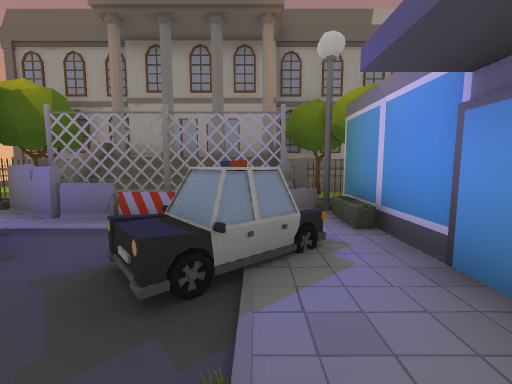
view 1 (above)

24 first-person views from a walk through a scene from a Unity 3-D project. The camera is 1.5 m above the floor, tilts 6° down and sees 90° across. The floor is counted in squares, 2 m on a side. Each view is taken from the middle of a square. On the plan, view 1 faces up. The plan holds only what a view shows up to about 9 squares ahead; the rest is blank. The place goes on beyond the plan. The player character is not drawn. Some surface patterns are stand-ins.

view 2
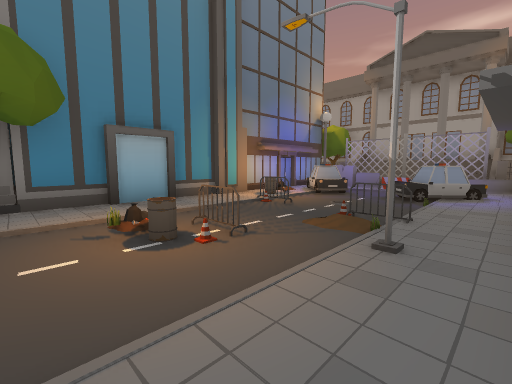

view 3
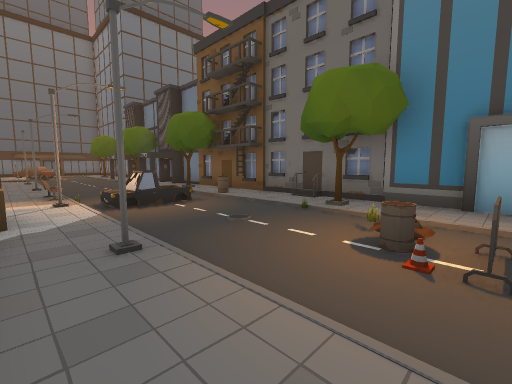

view 4
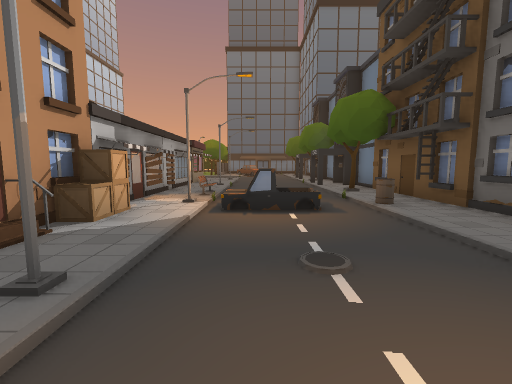

view 5
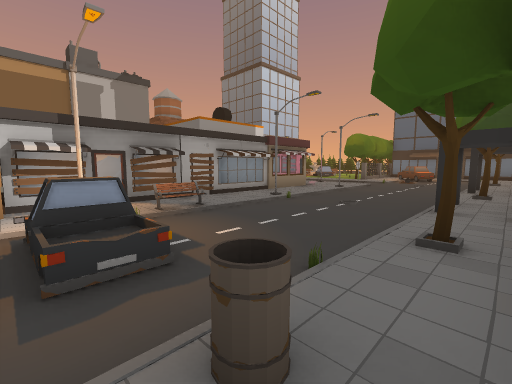

view 6
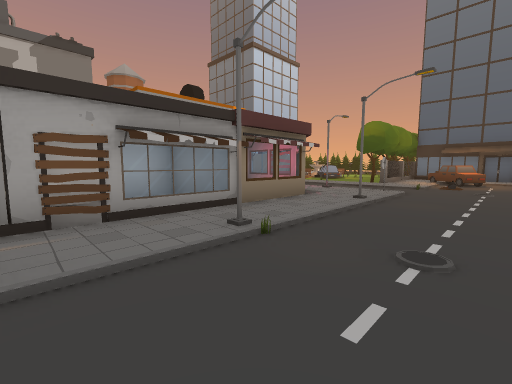

view 7
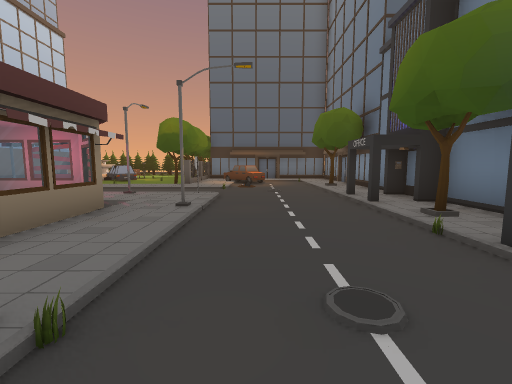

view 8
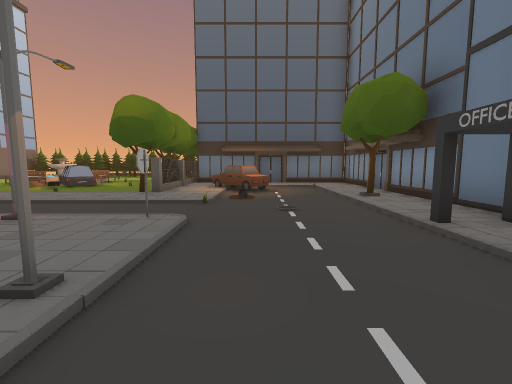

view 9
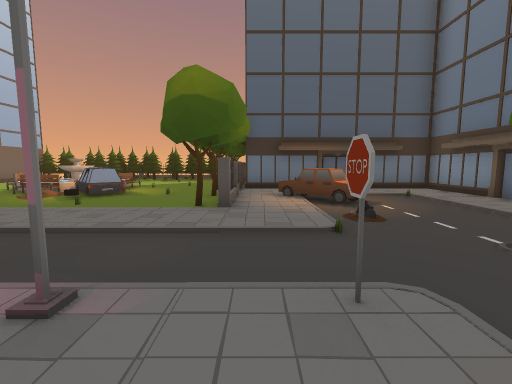

view 10
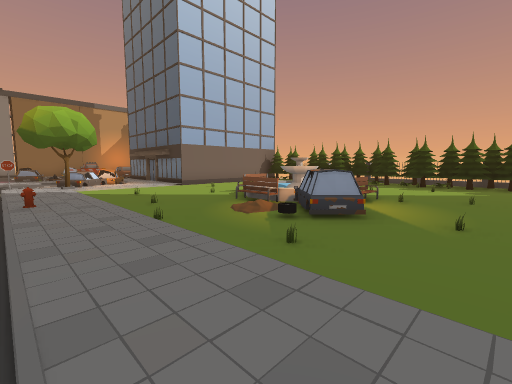

view 11
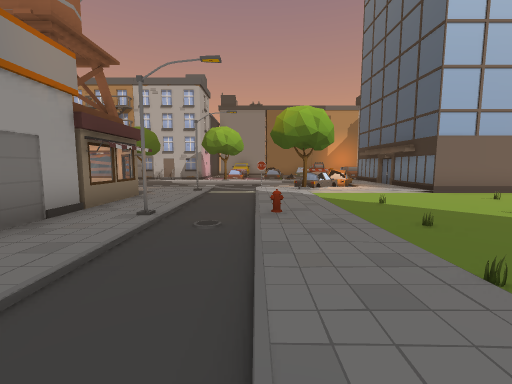

view 12
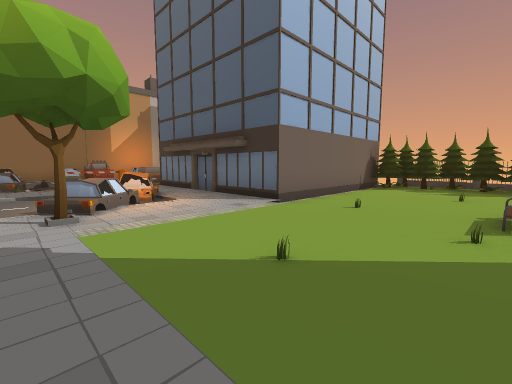

view 13
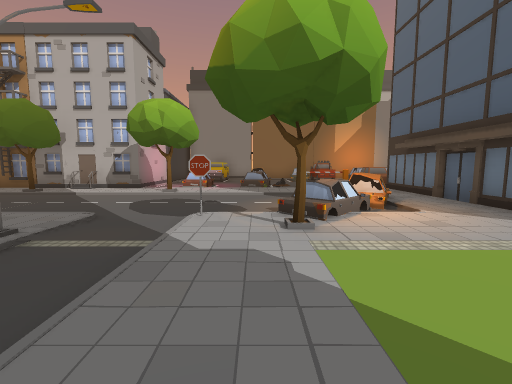

view 14
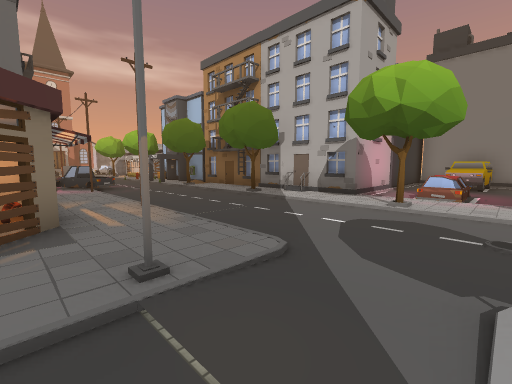

view 15
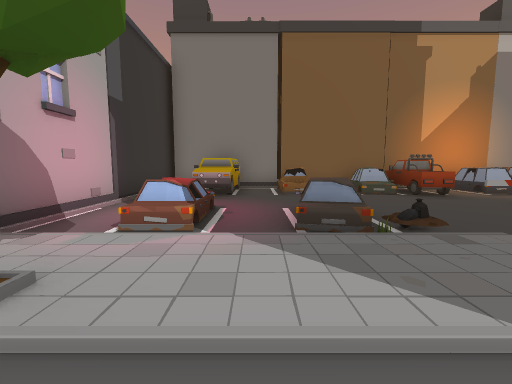

view 16
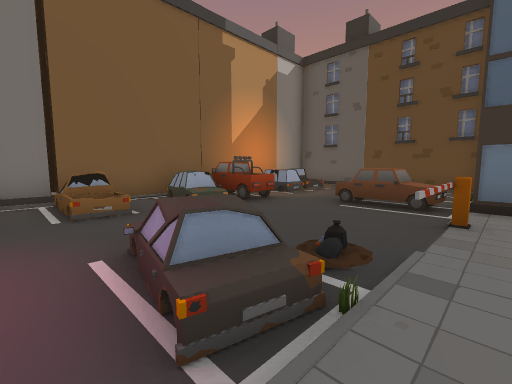

view 17
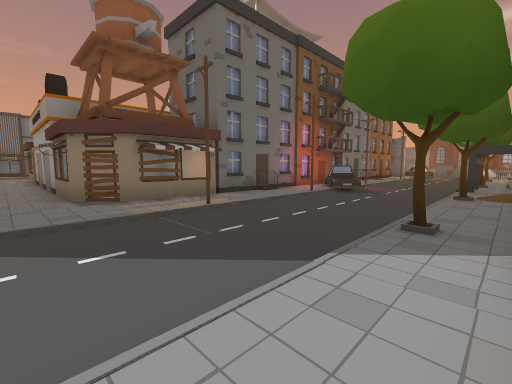

view 18
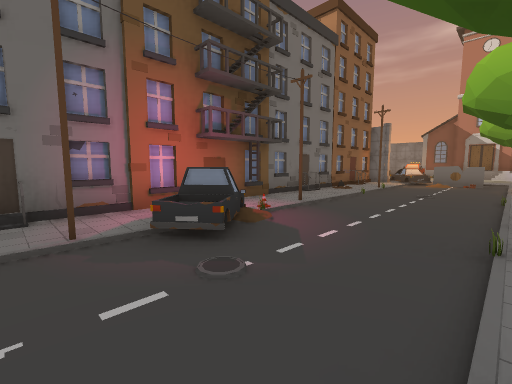

view 19
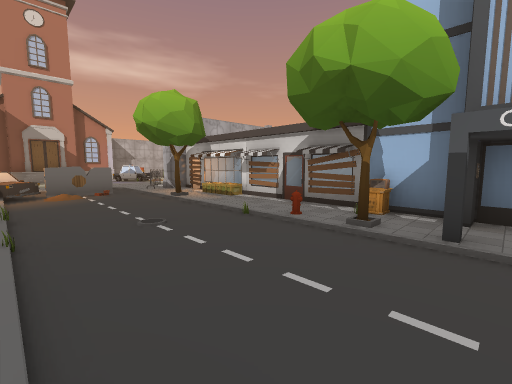

view 20
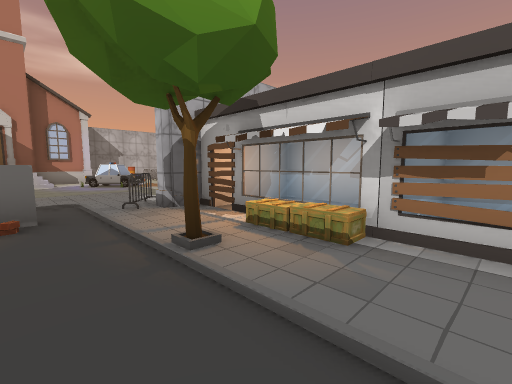

view 21
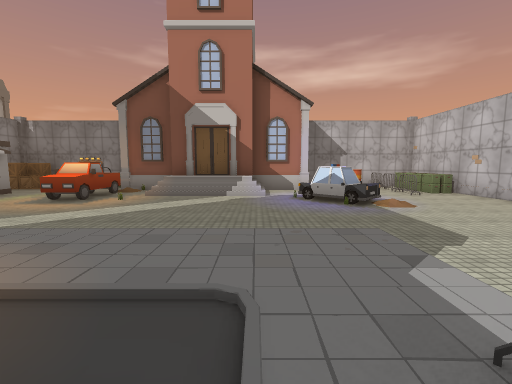

view 22
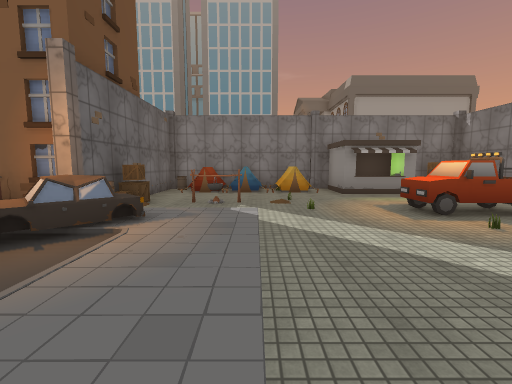

view 23
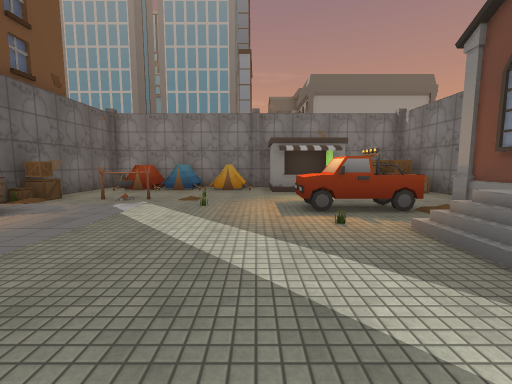

view 24
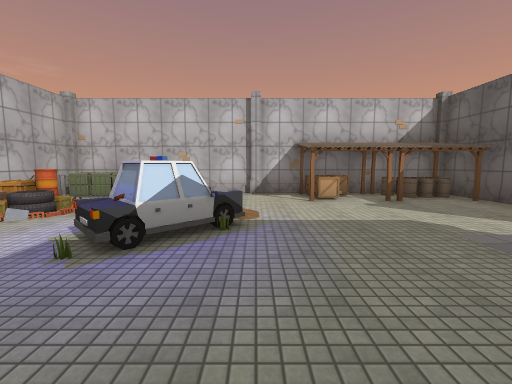

### Floor plan
Key: @ floor where view 1 was taken; # wall or solid block; . main floor; : floor 0.25 m higher than the main floor; - floor 0.25 m lower than the main floor; + floor 0.5 m higher than the main floor; / step, stairs or slope; T tree; F fence; B building; C car; A box; R barrier; E barrel; N bench; U fountain; G tent; O other object.
Columns run from 7 left of view 1 to 25 right of it. Each row starts with its distance up from view 1.
 10                  ##         ###
  9                 AO--### ## OOA
  8 ###     ###     ----./###---RAO
  7   T     #T      O--CC////OC-O-#
  6    ######.T     O--OCO---CC---#
  5   TF++  FF     #----------O.--#
  4    OFF#FOB     #G-OO--------#-O
  3    CC/ CA#     #G-O-//////---#A
  2   #CC.CC.#     #G-O-...../---OO
  1   #./..O.      #O--OCC../R---EO
  0   B.O..@.      ###AA#CO#/######
 -1   #.R./R.          # /..O.O #
 -2   #././O.          # /..TAO #
 -3   #./R.#.          O.#../AO##
 -4   #O/O./.          O /../.O #
 -5   #T/E.#.O         #.O..OAO #
 -6   #.O.//           #./..OOO
 -7   #O/../A#         #.#.OTO#
 -8   O./../AO #       #O/..###
 -9   #OECCO.O #       #.C..#
-10   #OO..N.O #       O.CC.O
-11   #T/../.###       O./..T.
-12   #./../.O #       #./../.#
-13   ###..#.O #      ##./../O#
-14     #../.OO#     O#O./..O.#
-15    OO../.O       O O.#..TO#
-16   #T...#.O       O O./../.##
-17   ###../..OO  ###OO../../.O######
-18   ###..O.#.  .......#/..O.....  #
-19   #./......  ...........T.CC.CCC#
-20   #O/..O////////O///.O../.......#
-21   #T/.//............O/../.CC..CC#
-22   #./../.T..O.OO....TC../.:.....#
-23   #./.CC.F.../...O...CC  .....CO#
-24   #.O....TO.CCN.O....../ O...CCO#
-25   O//O  .O..OCUU......O..#CC....#
-26          O..N UUO.O.#     .C..CC#
-27           .O.  U....#     O  .CC#
-28           ....  .O..#        .C #
-29           ..O.  ....#
-30           ..O.  ...O#
-31            TT   OOT
-32                 OOOO

Where each view was taken, in squares from view 1:
view 1: 0 up, 0 right, facing up
view 2: 5 down, 1 right, facing up-left
view 3: 3 down, 1 right, facing down-left
view 4: 4 down, 1 left, facing down
view 5: 8 down, 4 left, facing down-right
view 6: 11 down, 2 left, facing down-right
view 7: 12 down, 1 left, facing down
view 8: 15 down, 1 left, facing down
view 9: 17 down, 1 right, facing down
view 10: 20 down, 3 right, facing down-right
view 11: 20 down, 5 right, facing right
view 12: 21 down, 9 right, facing down-right
view 13: 21 down, 10 right, facing right
view 14: 20 down, 12 right, facing up-right
view 15: 20 down, 16 right, facing right
view 16: 20 down, 18 right, facing down-right
view 17: 18 down, 18 right, facing up-left
view 18: 12 down, 17 right, facing up-left
view 19: 8 down, 14 right, facing up-right
view 20: 4 down, 16 right, facing up-right
view 21: 0 up, 17 right, facing up
view 22: 3 up, 17 right, facing left
view 23: 5 up, 17 right, facing left
view 24: 5 up, 16 right, facing right
